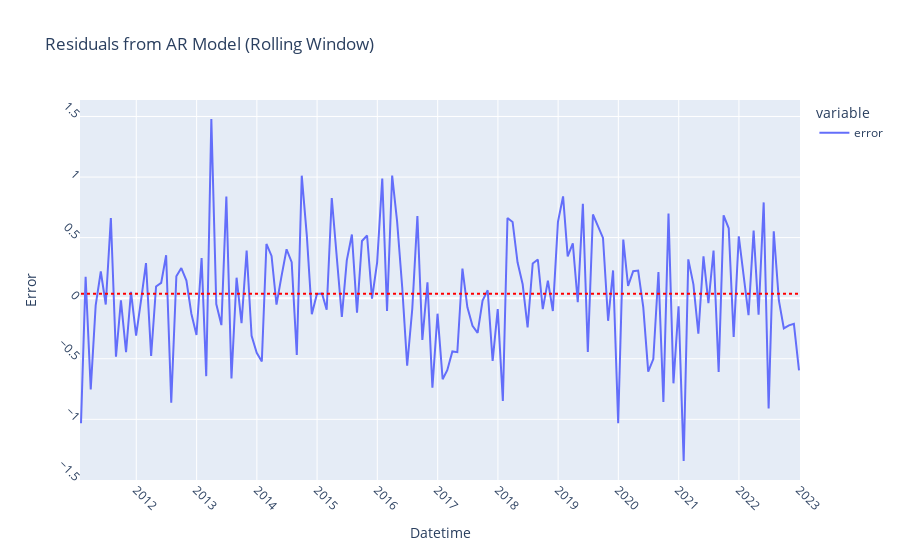

Notebook code for this chart:
### Markdown cell above
#### Rolling Forecast Origin (Rolling Window)

##### Predict 1 month in advance each time:

Train on months 1, 2, ..., k - 3 -> predict month k - 2

Train on months 1, 2, ..., k - 3, k - 2 -> predict month k - 1

Train on months 1, 2, ..., k - 3, k - 2, k - 1 -> predict month k

...

##### Average all predictions

### Code cell
# create the model
predictions_rolling = pd.Series(dtype='float64')
start = time()
for end_date in test_data.index:
    train_data = series_monthly_mean_temp[:end_date - timedelta(days=1)]
    model = ARIMA(train_data, order=(12, 0, 0))
    model_fit = model.fit()
    pred = model_fit.predict(end_date)
    predictions_rolling.loc[end_date] = pred.loc[end_date]
end = time()
print(f"Model Fitting Time: {end - start}")
residuals_rolling = test_data - predictions_rolling

# print(residuals_rolling)

# Plot residuals
fig_resid_rolling = px.line(residuals_rolling, labels={residuals_rolling.index.name: 'Datetime', 'value': 'Error'}, title='Residuals from AR Model (Rolling Window)')
fig_resid_rolling.update_xaxes(dtick='M12', tickangle=45)
fig_resid_rolling.update_yaxes(dtick=0.5, tickangle=45)
fig_resid_rolling.update_traces(name='error', hovertemplate='Datetime: %{x}<br>Error: %{y}')

# add the mean line
mean_error_rolling = np.mean(residuals_rolling)
fig_resid_rolling.add_shape(
    type="line",
    x0=residuals_rolling.index[0],
    y0=mean_error_rolling,
    x1=residuals_rolling.index[-1],
    y1=mean_error_rolling,
    line=dict(color="red", dash="dot"),
)
fig_resid_rolling.show()

### Figure 1 — Plotly figure (JSON) as saved in the notebook; plotly's stock layout.template omitted (floating-point values rounded to 4 significant figures; data arrays with more than 128 entries replaced by an {"elided": "..."} marker saying what was removed)
{"data": [{"hovertemplate": "Datetime: %{x}<br>Error: %{y}", "legendgroup": "0", "line": {"color": "#636efa", "dash": "solid"}, "marker": {"symbol": "circle"}, "mode": "lines", "name": "error", "orientation": "v", "showlegend": true, "type": "scatter", "x": {"elided": "144 str values"}, "xaxis": "x", "y": {"elided": "144 float values"}, "yaxis": "y"}], "layout": {"legend": {"title": {"text": "variable"}, "tracegroupgap": 0}, "shapes": [{"line": {"color": "red", "dash": "dot"}, "type": "line", "x0": "2011-01-31T00:00:00", "x1": "2022-12-31T00:00:00", "y0": 0.03741, "y1": 0.03741}], "title": {"text": "Residuals from AR Model (Rolling Window)"}, "xaxis": {"anchor": "y", "domain": [0, 1], "dtick": "M12", "tickangle": 45, "title": {"text": "Datetime"}}, "yaxis": {"anchor": "x", "domain": [0, 1], "dtick": 0.5, "tickangle": 45, "title": {"text": "Error"}}}}
